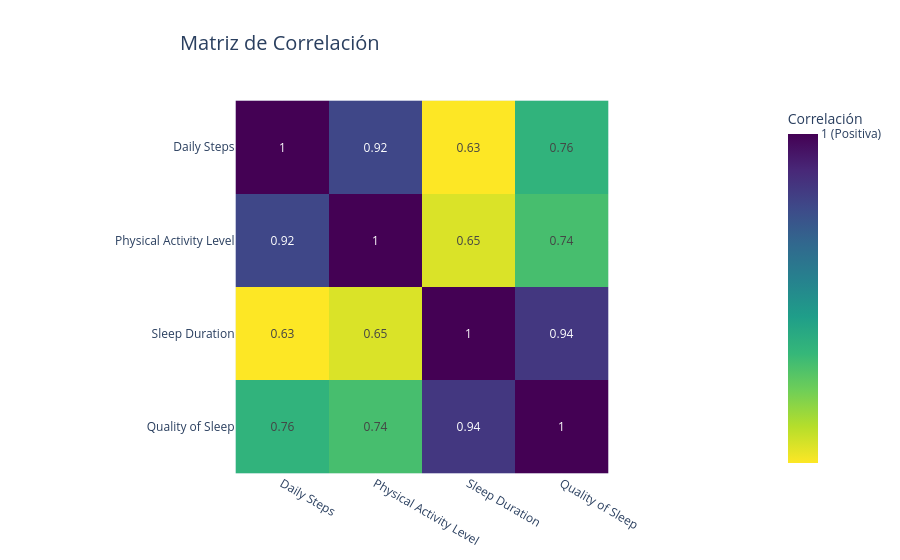

Notebook source saved alongside this figure:
### Code cell
# Calcular la matriz de correlación
correlation_matrix = occ_steps.corr().round(2)

# Crear el heatmap interactivo con Plotly
fig = px.imshow(
    correlation_matrix,
    text_auto=True,  # Mostrar valores en las celdas
    color_continuous_scale='Viridis_r',  # Escala de colores
    title="Matriz de Correlación",
    labels=dict(color="Correlación"),  # Etiqueta para la barra de color
)

# Personalizar el diseño
fig.update_layout(
    title_font_size=20,
    title_x=0.2,  # Centrar el título
    font=dict(size=12),
    coloraxis_colorbar=dict(
        title="Correlación",
        tickvals=[-1, -0.5, 0, 0.5, 1],  # Valores en la barra de color
        ticktext=["-1 (Negativa)", "-0.5", "0 (Nula)", "0.5", "1 (Positiva)"]
    )
)

# Mostrar el gráfico
fig.show()

### Figure 1 — Plotly figure (JSON) as saved in the notebook; plotly's stock layout.template omitted (floating-point values rounded to 4 significant figures)
{"data": [{"coloraxis": "coloraxis", "hovertemplate": "x: %{x}<br>y: %{y}<br>Correlación: %{z}<extra></extra>", "name": "0", "texttemplate": "%{z}", "type": "heatmap", "x": ["Daily Steps", "Physical Activity Level", "Sleep Duration", "Quality of Sleep"], "xaxis": "x", "y": ["Daily Steps", "Physical Activity Level", "Sleep Duration", "Quality of Sleep"], "yaxis": "y", "z": [[1, 0.92, 0.63, 0.76], [0.92, 1, 0.65, 0.74], [0.63, 0.65, 1, 0.94], [0.76, 0.74, 0.94, 1]]}], "layout": {"coloraxis": {"colorbar": {"ticktext": ["-1 (Negativa)", "-0.5", "0 (Nula)", "0.5", "1 (Positiva)"], "tickvals": [-1, -0.5, 0, 0.5, 1], "title": {"text": "Correlación"}}, "colorscale": [[0, "#fde725"], [0.1111, "#b5de2b"], [0.2222, "#6ece58"], [0.3333, "#35b779"], [0.4444, "#1f9e89"], [0.5556, "#26828e"], [0.6667, "#31688e"], [0.7778, "#3e4989"], [0.8889, "#482878"], [1, "#440154"]]}, "font": {"size": 12}, "title": {"font": {"size": 20}, "text": "Matriz de Correlación", "x": 0.2}, "xaxis": {"anchor": "y", "constrain": "domain", "domain": [0, 1], "scaleanchor": "y"}, "yaxis": {"anchor": "x", "autorange": "reversed", "constrain": "domain", "domain": [0, 1]}}}
